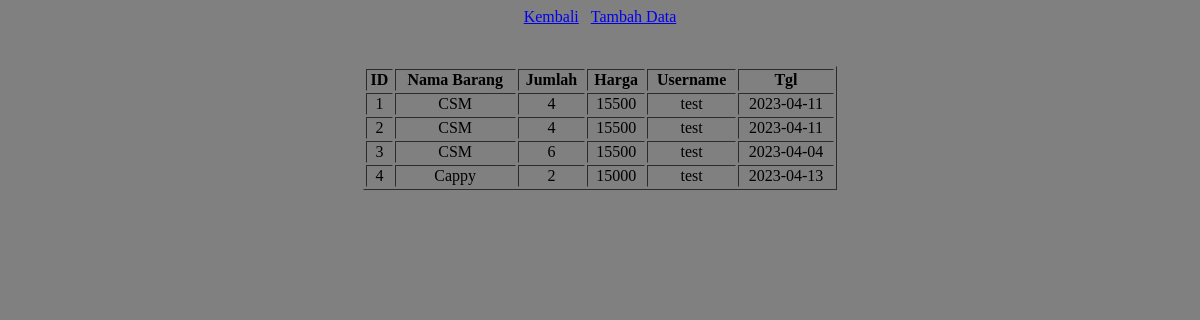
Page /App_Stok_Barang/transaksi/masuk.php on the committed database.
### tables this page shows
CREATE TABLE `tb_transaksi_masuk` (
  `id_masuk` int(11) NOT NULL,
  `id_barang` int(11) NOT NULL,
  `username` varchar(100) NOT NULL,
  `tgl` date NOT NULL,
  `jumlah_msk` int(11) NOT NULL
);

CREATE TABLE `tb_barang` (
  `id_barang` int(11) NOT NULL,
  `id_kategori` int(11) NOT NULL,
  `username` varchar(100) NOT NULL,
  `nama_barang` varchar(100) NOT NULL,
  `gambar` varchar(200) NOT NULL,
  `harga` int(11) NOT NULL,
  `jumlah` int(11) NOT NULL
);

CREATE TABLE `tb_user` (
  `username` varchar(100) NOT NULL,
  `pass` varchar(100) NOT NULL
);

### App_Stok_Barang/transaksi/masuk.php (the view, shortened to what this page needs)
<!DOCTYPE html>
<html lang="en">
<head>
    <link rel="stylesheet" href="../css/Style.css">
</head>
<body>
<div class="navbar">
        <a href="../Login/login_berhasil_admin.php">Kembali</a>
        <a href="../CRUD/masuk/create.php">Tambah Data</a>
    </div>
<table width = 40% border = 1>
    <thead>
        <tr>
            <th>ID</th>
            <th>Nama Barang</th>
            <th>Jumlah</th>
            <th>Harga</th>
            <th>Username</th>
            <th>Tgl</th>
        </tr>
    </thead>
<?php
    include("../include/config.php");
    $no = 1;
    $sql = "SELECT * FROM ((tb_transaksi_masuk INNER JOIN tb_barang ON tb_transaksi_masuk.id_barang = tb_barang.id_barang) INNER JOIN tb_user ON tb_transaksi_masuk.username = tb_user.username)";
    $hasil = mysqli_query($cn, $sql);
    while($data = mysqli_fetch_assoc($hasil)) {
?>
    <tbody>
        <tr>
            <td><?php echo $no++ ?></td>
            <td><?php echo $data['nama_barang'] ?></td>
            <td><?php echo $data['jumlah_msk'] ?></td>
            <td><?php echo $data['harga'] ?></td>
            <td><?php echo $data['username'] ?></td>
            <td><?php echo $data['tgl'] ?></td>
        </tr>
    </tbody>
    <?php } ?>
</table>
</body>
</html>

### App_Stok_Barang/css/Style.css (style rules this page uses)
body { background-color: grey; }
.navbar { margin-bottom: 40px; text-align: center; }
.navbar a { margin: 4px 4px; }
table { margin: auto; }
tbody tr { text-align: center; }

### rows in the picture
tb_transaksi_masuk: id_barang.nama_barang "CSM", jumlah_msk "4", id_barang.harga "15500", username.username "test", tgl "2023-04-11"
tb_transaksi_masuk: id_barang.nama_barang "CSM", jumlah_msk "4", id_barang.harga "15500", username.username "test", tgl "2023-04-11"
tb_transaksi_masuk: id_barang.nama_barang "CSM", jumlah_msk "6", id_barang.harga "15500", username.username "test", tgl "2023-04-04"
tb_transaksi_masuk: id_barang.nama_barang "Cappy", jumlah_msk "2", id_barang.harga "15000", username.username "test", tgl "2023-04-13"
